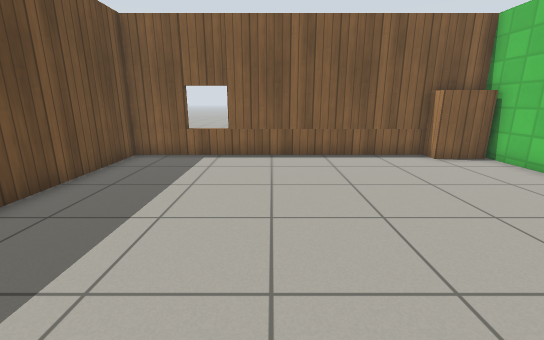
view 1 (above)

12 first-person views from a walk through a world built for the Gazebo simulator. The camera is 1 m above the floor, tilts 14° down and sees 90° across. The floor is counted in squares, 0.5 m on a side. Each view is taken from the middle of a square. On the plan, view 1 faces up. The plan holds only what a view shows up to about 16 squares ahead; the rest is blank. Simple patterns stand in for the simulator's built-in surfaces.

view 2
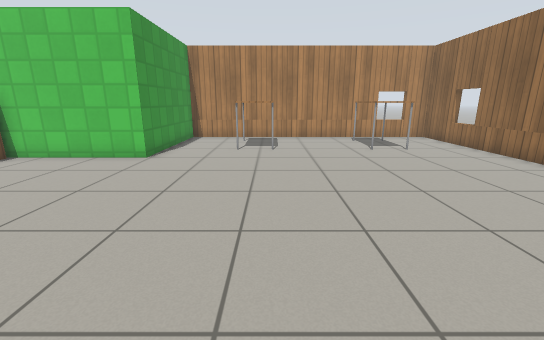

view 3
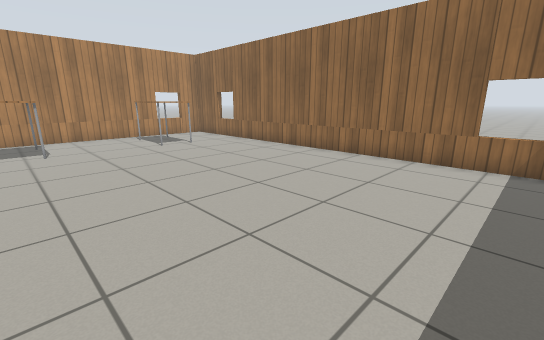

view 4
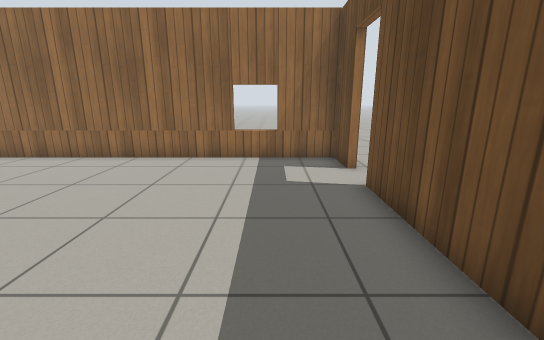

view 5
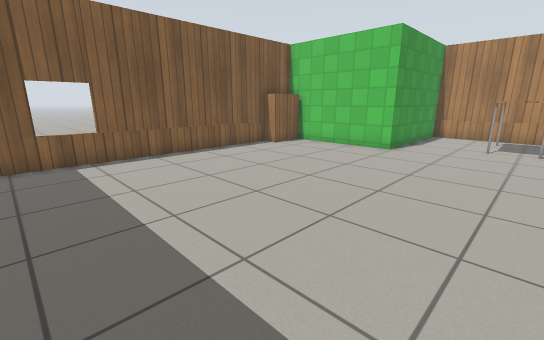

view 6
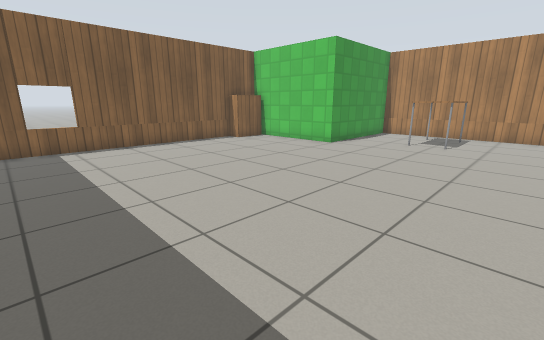

view 7
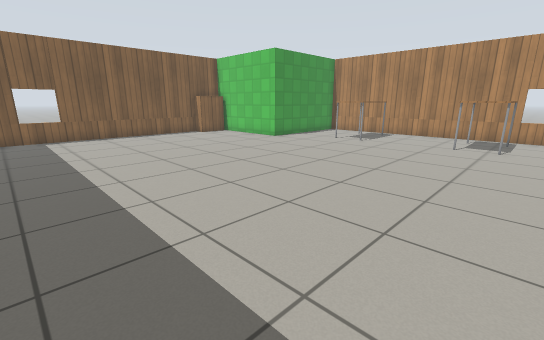

view 8
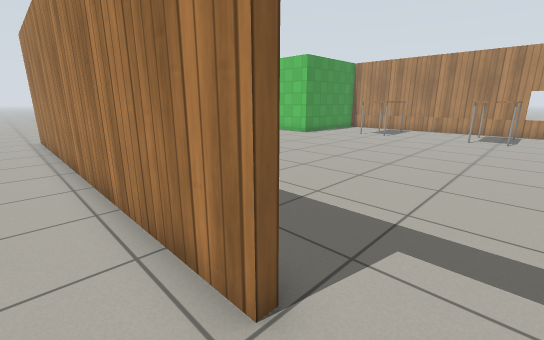

view 9
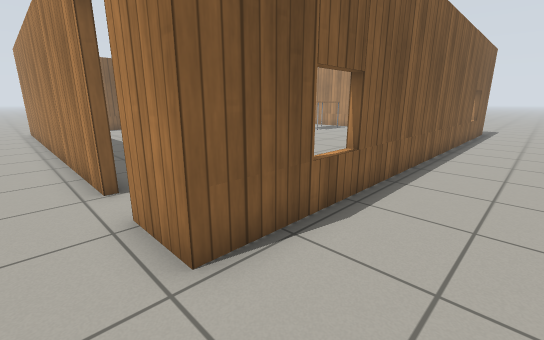

view 10
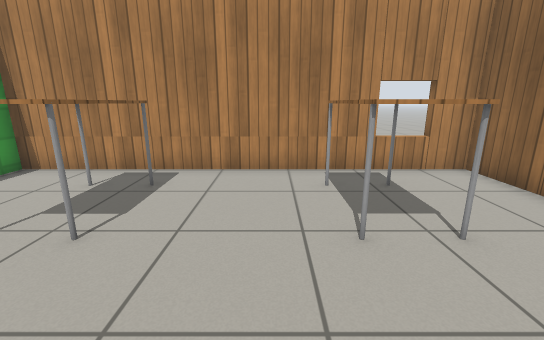

view 11
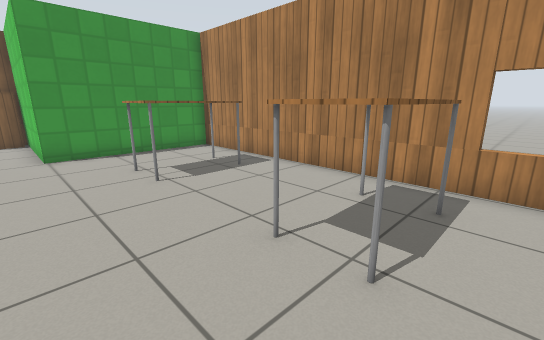

view 12
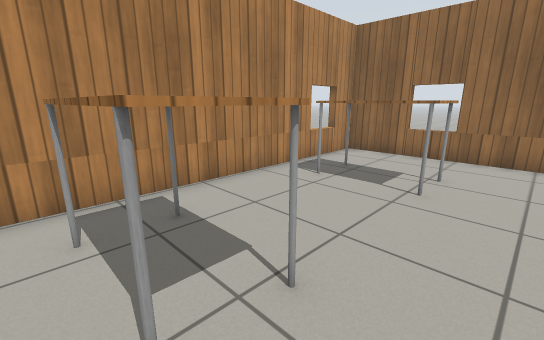

### Floor plan
Key: @ floor where view 1 was taken; # wall or solid block; . floor; D open door; = window, fence, low wall or low ledge; B bookshelf; T table.
Columns run from 7 left of view 1 to 15 right of it. Each row starts with its distance up from view 1.
 12 ..
 11 ..##==##########
 10 ..#..........BB#
  9 ..#............#
  8 ..#............#
  7 ..#............#
  6 ..#............#
  5 ..#............#######
  4 ..#..................#
  3 ..#..................#
  2 ..#..................#
  1 ..#..............TTT.#
  0 ..#....@.........TTT.#
 -1 ..#..................#
 -2 ..#..................#
 -3 ..#..................#
 -4 ..#..................#
 -5 ..#..............TTT.#
 -6 .DD..............TTT.#
 -7 ..D..................=
 -8 ..#..................#
 -9 ..###=############=###
-10 ......................
-11 .......................
-12 . .....................

Where each view was taken, in squares from view 1:
view 1: 0 up, 0 right, facing up
view 2: 0 up, 2 left, facing right
view 3: 1 up, 3 left, facing down-right
view 4: 1 up, 3 left, facing down
view 5: 0 up, 4 left, facing up-right
view 6: 3 down, 4 left, facing up-right
view 7: 7 down, 4 left, facing up-right
view 8: 7 down, 7 left, facing up-right
view 9: 12 down, 7 left, facing up-right
view 10: 3 down, 6 right, facing right
view 11: 7 down, 7 right, facing up-right
view 12: 2 up, 8 right, facing down-right
